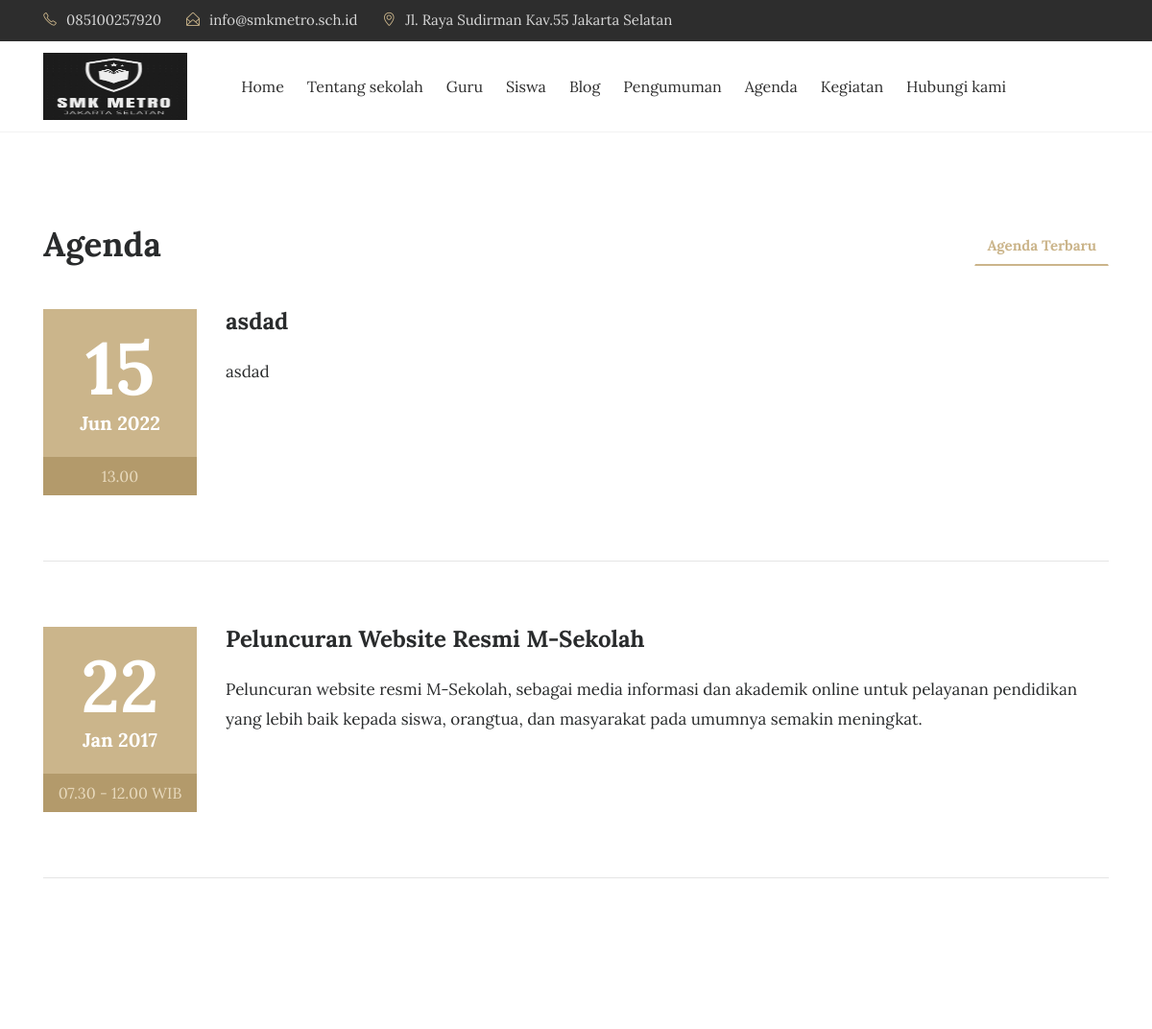
The app's page /index.php/agenda (upper part), older data.
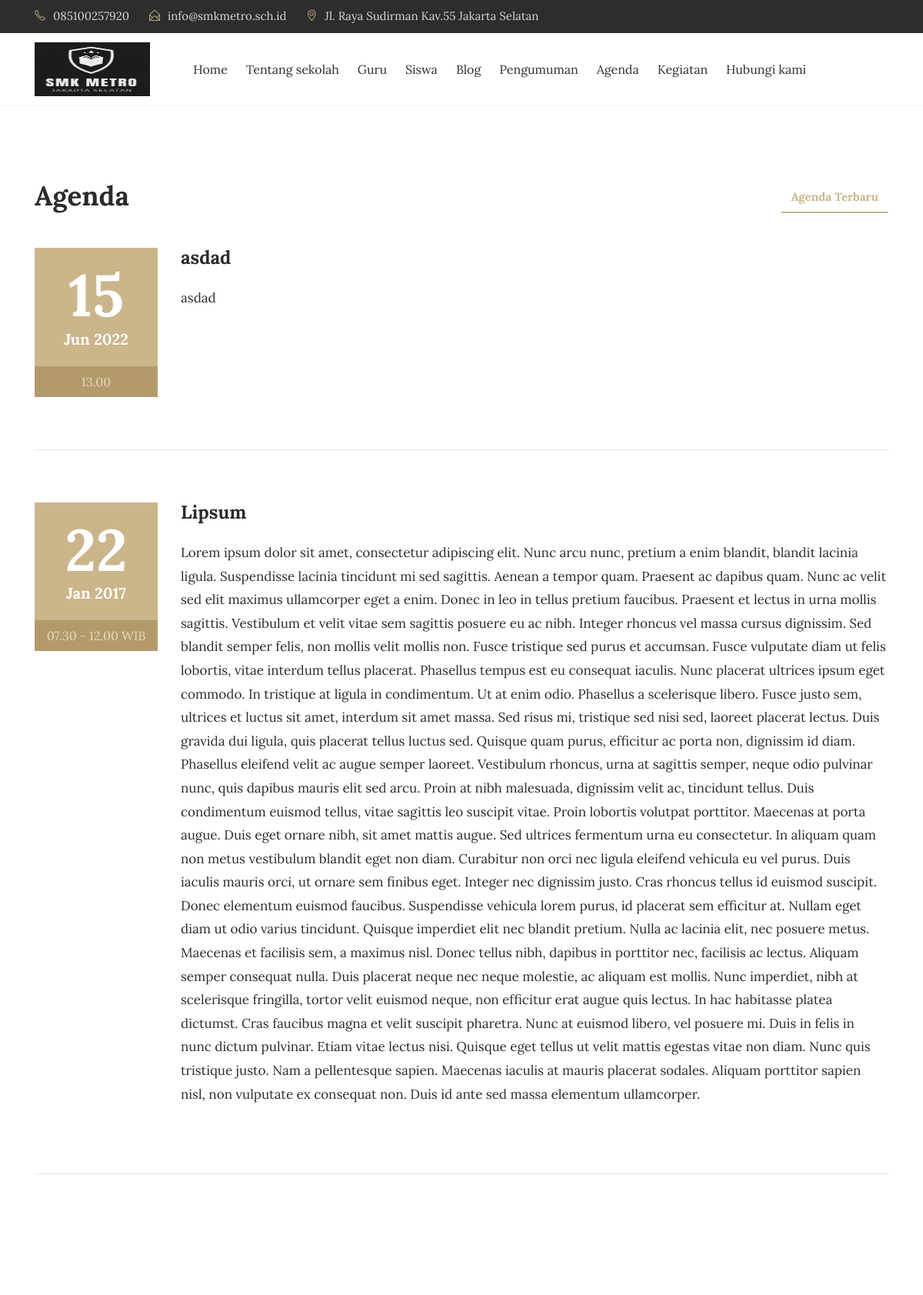
The same page, newer data.
### tables this page shows
CREATE TABLE `tbl_agenda` (
  `agenda_id` int(11) NOT NULL,
  `agenda_nama` varchar(200) DEFAULT NULL,
  `agenda_tanggal` timestamp NULL DEFAULT current_timestamp(),
  `agenda_deskripsi` text DEFAULT NULL,
  `agenda_mulai` date DEFAULT NULL,
  `agenda_selesai` date DEFAULT NULL,
  `agenda_tempat` varchar(90) DEFAULT NULL,
  `agenda_waktu` varchar(30) DEFAULT NULL,
  `agenda_keterangan` varchar(200) DEFAULT NULL,
  `agenda_author` varchar(60) DEFAULT NULL
);

### application/controllers/Agenda.php (called while the page is built, shortened)
<?php
class Agenda extends CI_Controller{
	function __construct(){
		$this->load->model('m_agenda');
		$this->load->model('m_pengunjung');
	}
	function index(){
		$jum=$this->m_agenda->agenda();
        $page=$this->uri->segment(3);
        if(!$page):
            $offset = 0;
        else:
            $offset = $page;
        endif;
        $limit=7;
        $config['base_url'] = base_url() . 'agenda/index/';
            $config['total_rows'] = $jum->num_rows();
            $config['per_page'] = $limit;
            $config['uri_segment'] = 3;
	          $config['full_tag_open']    = '<div class="pagging text-center"><nav><ul class="pagination justify-content-center">';
	          $config['full_tag_close']   = '</ul></nav></div>';
	          $config['num_tag_open']     = '<li class="page-item"><span class="page-link">';
	          $config['num_tag_close']    = '</span></li>';
	          $config['cur_tag_open']     = '<li class="page-item"><span class="page-link">';
	          $config['cur_tag_close']    = '<span class="sr-only">(current)</span></span></li>';
	          $config['next_tag_open']    = '<li class="page-item"><span class="page-link">';
	          $config['next_tagl_close']  = '<span aria-hidden="true">&raquo;</span></span></li>';
	          $config['prev_tag_open']    = '<li class="page-item"><span class="page-link">';
	          $config['prev_tagl_close']  = '</span>Next</li>';
	          $config['first_tag_open']   = '<li class="page-item"><span class="page-link">';
	          $config['first_tagl_close'] = '</span></li>';
	          $config['last_tag_open']    = '<li class="page-item"><span class="page-link">';
	          $config['last_tagl_close']  = '</span></li>';
            $config['first_link'] = 'Awal';
            $config['last_link'] = 'Akhir';
            $config['next_link'] = 'Next >>';
            $config['prev_link'] = '<< Prev';
            $this->pagination->initialize($config);
            $x['page'] =$this->pagination->create_links();
		$x['data']=$this->m_agenda->agenda_perpage($offset,$limit);
		$this->load->view('depan/v_agenda',$x);
	}
}

### index.php (called while the page is built, shortened)
<?php
require_once BASEPATH.'core/CodeIgniter.php';

### application/models/M_agenda.php (called while the page is built, shortened)
<?php
class M_agenda extends CI_Model{
	function agenda_perpage($offset,$limit){
		$hsl=$this->db->query("SELECT tbl_agenda.*,DATE_FORMAT(agenda_tanggal,'%d/%m/%Y') AS tanggal FROM tbl_agenda ORDER BY agenda_id DESC limit $offset,$limit");
		return $hsl;
	}
}

### application/views/depan/v_agenda.php (the view, shortened to what the changed rows need)
<!DOCTYPE html>
<html lang="en">
<head>
    <link rel="stylesheet" href="<?php echo base_url().'theme/css/bootstrap.min.css'?>">
    <link rel="stylesheet" href="<?php echo base_url().'theme/css/font-awesome.min.css'?>">
    <link rel="stylesheet" href="<?php echo base_url().'theme/css/simple-line-icons.css'?>">
    <link rel="stylesheet" href="<?php echo base_url().'theme/css/fullcalendar.min.css'?>" />
    <link rel="stylesheet" href="<?php echo base_url().'theme/css/owl.carousel.min.css'?>">
    <link href="<?php echo base_url().'theme/css/style.css'?>" rel="stylesheet">
</head>
<body>
<section class="events">
    <div class="container">
        <div class="row">
            <div class="col-md-4">
                <h2 class="event-title">Agenda</h2>
            </div>
        </div>
        <br>
        <div class="row">
            <div class="tab-content">
                <div class="tab-pane active" id="upcoming-events" role="tabpanel">
                  <?php foreach($data->result() as $row):?>
                    <div class="col-md-12">
                        <div class="row">
                            <div class="col-md-2">
                                <div class="event-date">
                                    <h4><?php echo date("d", strtotime($row->agenda_tanggal));?></h4> <span><?php echo date("M Y", strtotime($row->agenda_tanggal));?></span>
                                </div>
                                <span class="event-time"><?php echo $row->agenda_waktu;?></span>
                            </div>
                            <div class="col-md-10">
                                <div class="event-heading">
                                    <h3><?php echo $row->agenda_nama;?></h3>
                                    <p><?php echo $row->agenda_deskripsi;?></p>
                                </div>
                          </div>
                      </div>
                      <hr class="event-underline">
                  </div>
                <?php endforeach;?>
</div>
</div>
</div>
</div>
</section>
    </body>
    </html>

Row changes from the older to the newer data that the page shows:
changed tbl_agenda "07.30 - 12.00 WIB": agenda_nama "Peluncuran Website Resmi M-Sekolah" → "Lipsum"; agenda_deskripsi "Peluncuran website resmi M-Sekolah, sebagai media informasi dan akademik online untuk pelayanan pendidikan yang lebih baik kepada siswa, orangtua, dan masyarakat pada umumnya semakin meningkat." → "Lorem ipsum dolor sit amet, consectetur adipiscing elit. Nunc arcu nunc, pretium a enim blandit, blandit lacinia ligula. Suspendisse lacinia tincidunt mi sed sagittis. Aenean a tempor quam. Praesent ac dapibus quam. Nunc ac velit sed elit maximus ullamcorper eget a enim. Donec in leo in tellus pretium faucibus. Praesent et lectus in urna mollis sagittis. Vestibulum et velit vitae sem sagittis posuere eu ac nibh. Integer rhoncus vel massa cursus dignissim. Sed blandit semper felis, non mollis velit mollis non. Fusce tristique sed purus et accumsan. Fusce vulputate diam ut felis lobortis, vitae interdum tellus placerat. Phasellus tempus est eu consequat iaculis. Nunc placerat ultrices ipsum…"
